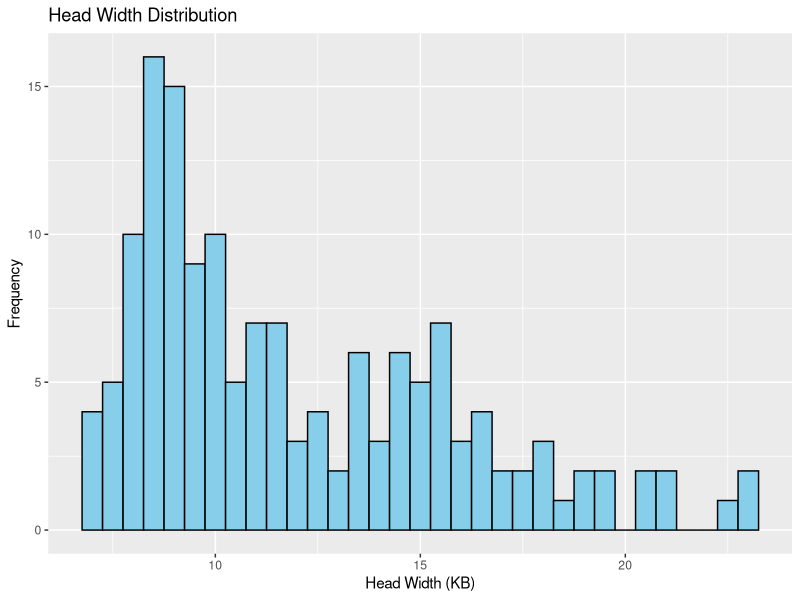
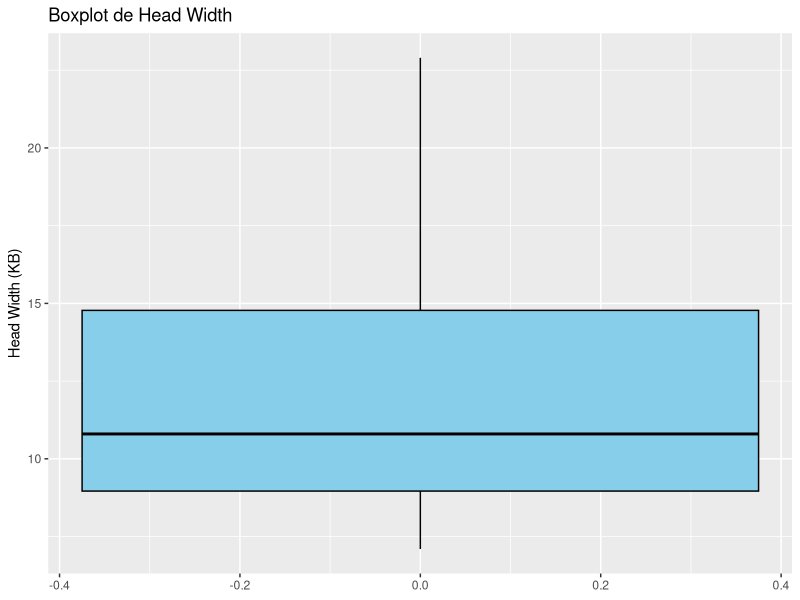

Generate these figures, in order, with R:
## ---- chunk 1
library(tidyverse)
library(dplyr)
library(ggplot2)
library(psych)
## ---- chunk 2
lab <- read.table(file = "data/lucanus.csv", header = TRUE, fill = TRUE)

lab <- lab |>
  mutate(
      KB = as.numeric(gsub(",", ".", trimws(KB))),
      EL = as.numeric(gsub(",", ".", trimws(EL))),
      SEXO = as.factor(trimws(SEXO)),
      PROVINCIA = ifelse(trimws(PROVINCIA) == "", "Otras", trimws(PROVINCIA)),
      PROVINCIA = as.factor(trimws(PROVINCIA))
  )

summary(lab)
## ---- chunk 3
df <- lab |> 
  slice_sample(n = 150, replace = FALSE)
summary(df)
## ---- chunk 4
summary(df$KB)
## ---- chunk 5
  ggplot(df, aes(x = KB)) +
    geom_histogram(binwidth = 0.5, fill = "skyblue",color = "black") +
    labs(title = "Head Width Distribution",
         x = "Head Width (KB)",
         y = "Frequency")
## ---- chunk 6
ggplot(df, aes(y = KB)) +
  geom_boxplot(fill = "skyblue", color = "black") +
  labs(title = "Boxplot de Head Width",
       y = "Head Width (KB)")
